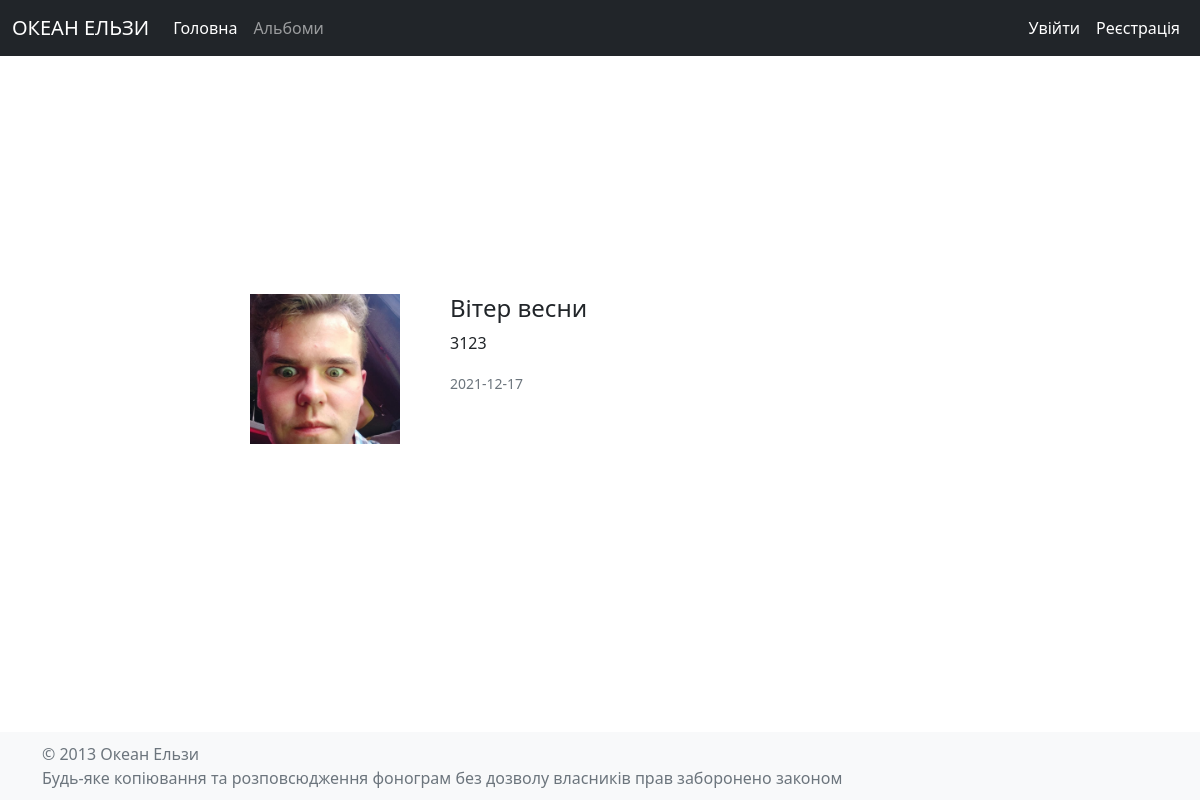
Page /albums/1 on the committed database.
### models/models.py (models this page shows)
class Album(db.Model):
    __tablename__ = 'albums'
    id = db.Column(db.Integer, primary_key=True)
    name = db.Column(db.Text, nullable=False)
    description = db.Column(db.Text, nullable=False)
    src = db.Column(db.Text, nullable=False)
    date = db.Column(db.Text, nullable=False)
    songs = relationship('Song', backref='song', cascade="all,delete")

### blueprints/client/albums.py (the view)
@clientAlbums.route('/<int:id>')
def details(id):
    album = Album.query.get(id)
    return render_template("client/albums/details.html", album=album, Role=Role)

### templates/client/albums/details.html
{% extends 'client/layout.html' %}
{% block content %}
    <div class="detailsAlbum">
        <div class="floatLeft">
            <div class="wrapperImage">
                <img src="/static/uploads/{{ album.src }}" alt="{{ album.name }}" class="image">
            </div>
        </div>
        <h4>{{ album.name }}</h4>
        <p>{{ album.description }}</p>
        <small class="text-muted">{{ album.date }}</small>
    </div>
{% endblock %}

### static/style.css (style rules this page uses)
* { margin: 0; padding: 0; box-sizing: border-box; }
img { width: 350px; }
.wrapperImage { width: 150px; height: 150px; }
.image { width: 100%; height: 100%; object-fit: cover }
.floatLeft { float: left; margin-right: 50px; margin-bottom: 50px; }
.detailsAlbum { width: 700px; position: absolute; top: 50%; left: 50%; transform: translate(-50%, -50%); }

### rows in the picture
Album: src (picture), name "Вітер весни", description "3123", date "2021-12-17"
